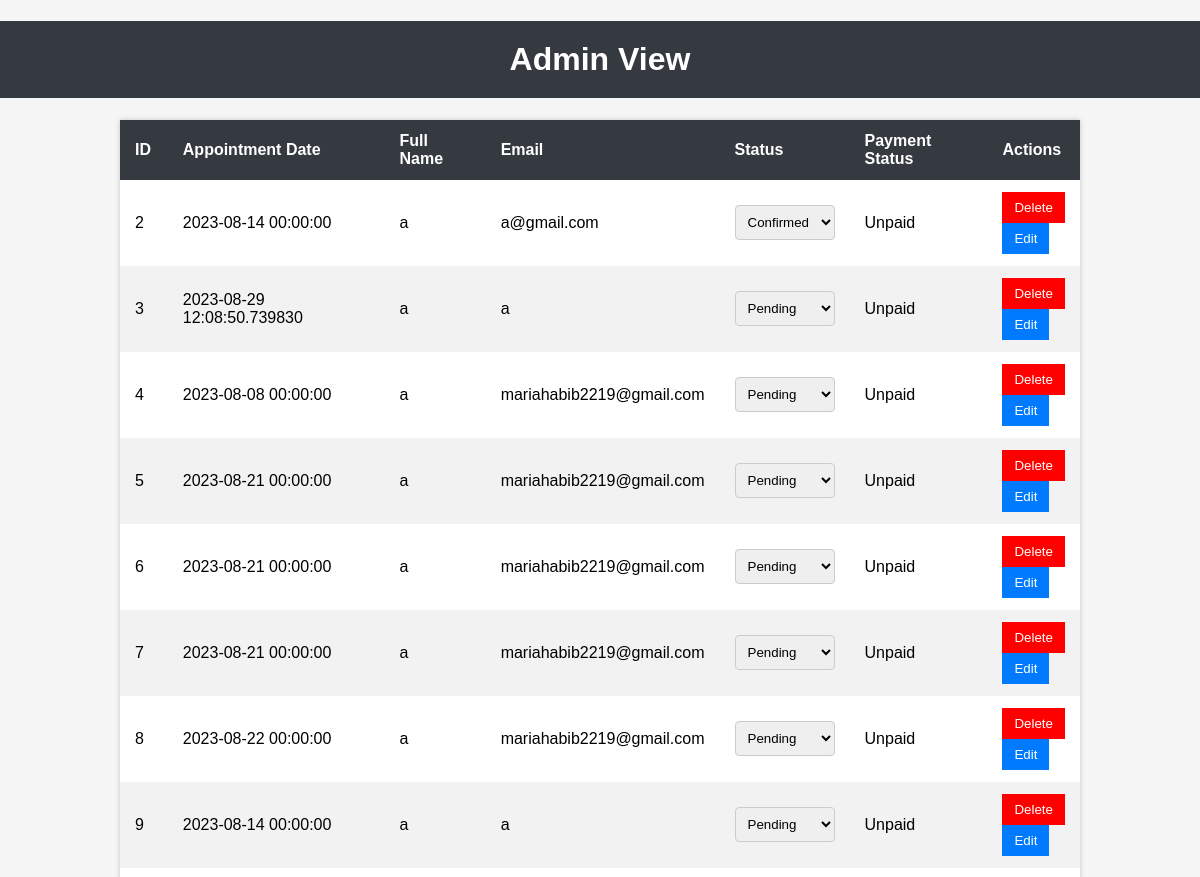
The page /admin_view (signed in, upper part) on the database as committed earlier.
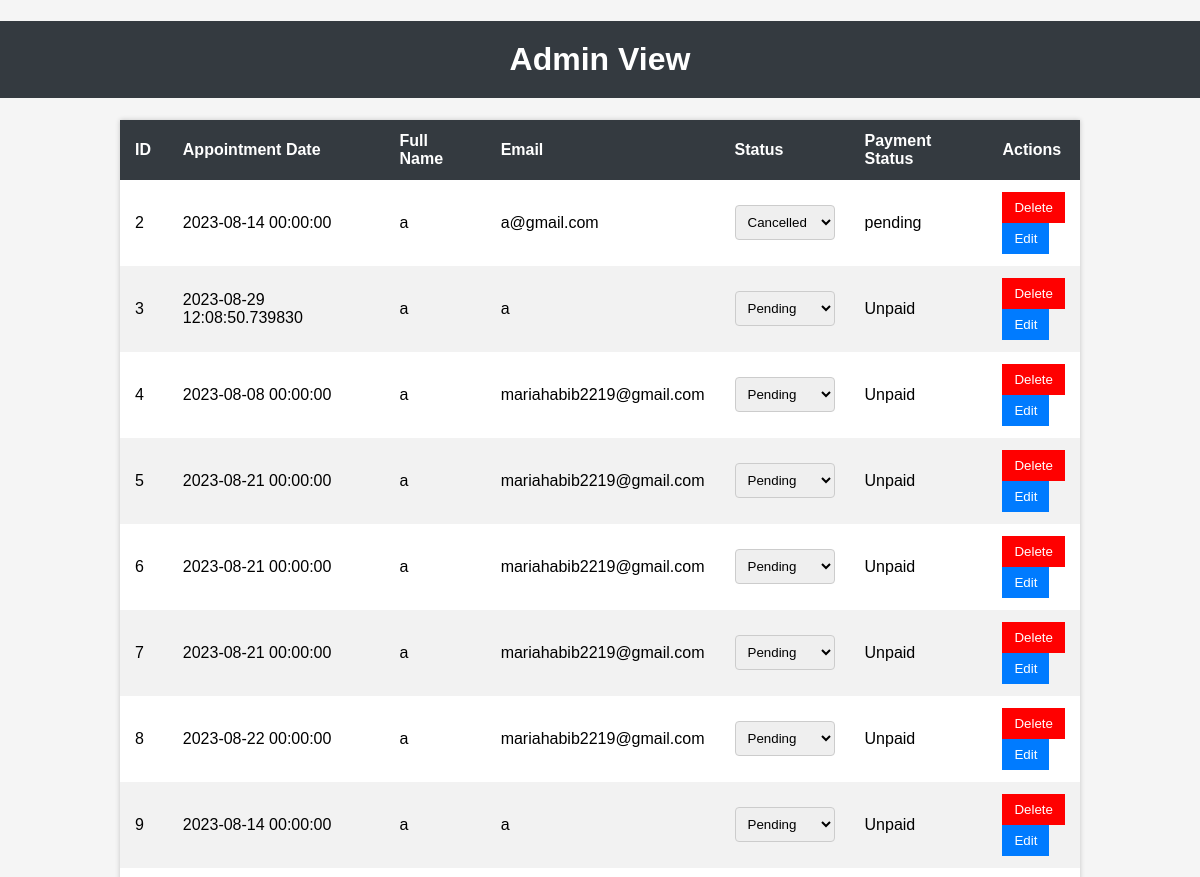
The same page on the database as committed later.
### app.py (models this page shows)
class Appointment(db.Model):
    id = db.Column(db.Integer, primary_key=True)
    full_name = db.Column(db.String)
    email = db.Column(db.String)
    status = db.Column(db.String)
    payment_status = db.Column(db.String)
    date =  db.Column(db.DateTime)

### app.py (the view, shortened to what this page needs)
@app.route('/admin_view', methods=['GET', 'POST'])
def admin_view():
    if 'admin_authenticated' not in session or not session['admin_authenticated']:
        return redirect(url_for('login'))
    appointments = Appointment.query.all()
    return render_template('admin_view.html', appointments=appointments)

### templates/admin_view.html (shortened to what this page needs)
<!DOCTYPE html>
<html>
<head>
</head>
<body>
    <h1>Admin View</h1>
    <table>
        <thead>
            <tr>
                <th>ID</th>
                <th>Appointment Date</th>
                <th>Full Name</th>
                <th>Email</th>
                <th>Status</th>
                <th>Payment Status</th>
                <th>Actions</th>
            </tr>
        </thead>
        <tbody>
            {% for appointment in appointments %}
            <tr>
                <td>{{ appointment.id }}</td>
                <td>{{ appointment.date }}</td>
                <td>{{ appointment.full_name }}</td>
                <td>{{ appointment.email }}</td>
                <td>
                    <select name="appointment_status">
                        <option value="pending" {% if appointment.status == 'pending' %}selected{% endif %}>Pending</option>
                        <option value="confirmed" {% if appointment.status == 'confirmed' %}selected{% endif %}>Confirmed</option>
                        <option value="cancelled" {% if appointment.status == 'cancelled' %}selected{% endif %}>Cancelled</option>
                    </select>
                </td>
                <td>{{ appointment.payment_status }}</td>
                <td>
                    <form method="POST" action="{{ url_for('admin_view') }}">
                        <button type="submit" id="delete_button" name="action" value="delete" style="background-color: #ff0000; color: #fff;">Delete</button>
                    </form>
                    <form method="GET" action="{{ url_for('edit_appointment', appointment_id=appointment.id) }}">
                      <button type="submit">Edit</button>
                  </form>
                </td>
            </tr>
            {% endfor %}
        </tbody>
    </table>
</body>
</html>

### templates/admin_view.html (style rules this page uses)
body { font-family: Arial, sans-serif; margin: 0; padding: 0; background-color: #f5f5f5; }
h1 { text-align: center; padding: 20px; background-color: #343a40; color: #fff; }
table { margin: 20px auto; border-collapse: collapse; width: 80%; background-color: #fff; box-shadow: 0px 0px 5px 0px rgba(0,0,0,0.2); }
th, td { padding: 12px 15px; text-align: left; }
th { background-color: #343a40; color: #fff; }
tr:nth-child(even) { background-color: #f2f2f2; }
select { padding: 8px; border: 1px solid #ccc; border-radius: 4px; }
button { padding: 8px 12px; border: none; background-color: #007bff; color: #fff; cursor: pointer; }

Rows that differ between the two databases and show on the page:
changed Appointment "a@gmail.com": appointment_status "Confirmed" → "Cancelled"; payment_status "Unpaid" → "pending"
